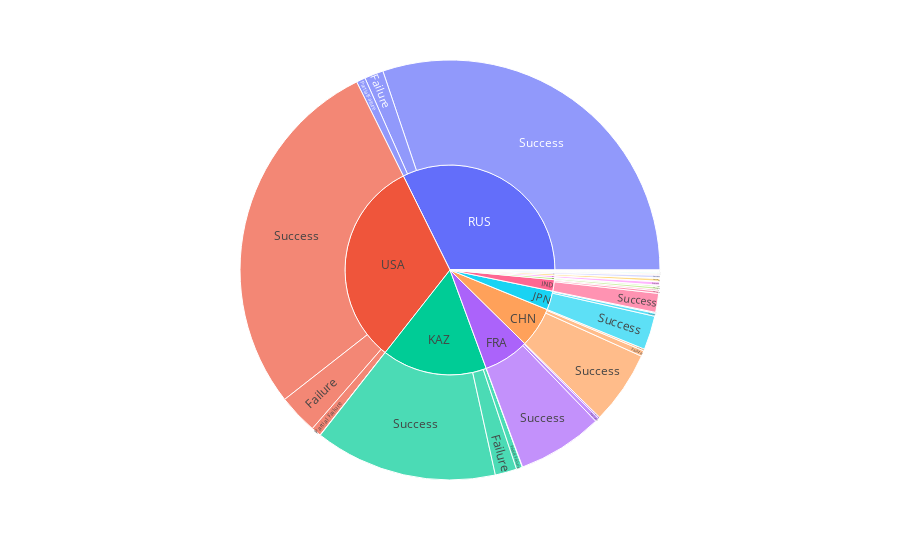

Here is the notebook cell this chart was saved with:
### Code cell
fig = px.sunburst(
    df_mission_status,
    path=['ISO', 'Mission_Status'], 
    values='Mission_Status_Count'
)
fig.show()

### Figure 1 — Plotly figure (JSON) as saved in the notebook; plotly's stock layout.template omitted (floating-point values rounded to 4 significant figures)
{"data": [{"branchvalues": "total", "domain": {"x": [0, 1], "y": [0, 1]}, "hovertemplate": "labels=%{label}<br>Mission_Status_Count=%{value}<br>parent=%{parent}<br>id=%{id}<extra></extra>", "ids": ["AUS/Failure", "BRA/Failure", "CHN/Failure", "FRA/Failure", "IND/Failure", "IRN/Failure", "ISR/Failure", "JPN/Failure", "KAZ/Failure", "KOR/Failure", "NZL/Failure", "PRK/Failure", "RUS/Failure", "USA/Failure", "CHN/Partial Failure", "FRA/Partial Failure", "IND/Partial Failure", "JPN/Partial Failure", "KAZ/Partial Failure", "RUS/Partial Failure", "USA/Partial Failure", "BRA/Prelaunch Failure", "IRN/Prelaunch Failure", "KAZ/Prelaunch Failure", "USA/Prelaunch Failure", "AUS/Success", "CHN/Success", "FRA/Success", "IND/Success", "IRN/Success", "ISR/Success", "JPN/Success", "KAZ/Success", "KEN/Success", "KOR/Success", "NZL/Success", "PRK/Success", "RUS/Success", "USA/Success", "AUS", "BRA", "CHN", "FRA", "IND", "IRN", "ISR", "JPN", "KAZ", "KEN", "KOR", "NZL", "PRK", "RUS", "USA"], "labels": ["Failure", "Failure", "Failure", "Failure", "Failure", "Failure", "Failure", "Failure", "Failure", "Failure", "Failure", "Failure", "Failure", "Failure", "Partial Failure", "Partial Failure", "Partial Failure", "Partial Failure", "Partial Failure", "Partial Failure", "Partial Failure", "Prelaunch Failure", "Prelaunch Failure", "Prelaunch Failure", "Prelaunch Failure", "Success", "Success", "Success", "Success", "Success", "Success", "Success", "Success", "Success", "Success", "Success", "Success", "Success", "Success", "AUS", "BRA", "CHN", "FRA", "IND", "IRN", "ISR", "JPN", "KAZ", "KEN", "KOR", "NZL", "PRK", "RUS", "USA"], "name": "", "parents": ["AUS", "BRA", "CHN", "FRA", "IND", "IRN", "ISR", "JPN", "KAZ", "KOR", "NZL", "PRK", "RUS", "USA", "CHN", "FRA", "IND", "JPN", "KAZ", "RUS", "USA", "BRA", "IRN", "KAZ", "USA", "AUS", "CHN", "FRA", "IND", "IRN", "ISR", "JPN", "KAZ", "KEN", "KOR", "NZL", "PRK", "RUS", "USA", "", "", "", "", "", "", "", "", "", "", "", "", "", "", ""], "type": "sunburst", "values": [3, 2, 19, 13, 8, 8, 2, 10, 72, 2, 2, 3, 63, 132, 6, 5, 5, 3, 20, 30, 33, 1, 1, 1, 1, 3, 244, 285, 63, 5, 9, 113, 608, 9, 1, 11, 2, 1305, 1221, 6, 3, 269, 303, 76, 14, 11, 126, 701, 9, 3, 13, 5, 1398, 1387]}], "layout": {"legend": {"tracegroupgap": 0}, "margin": {"t": 60}}}
